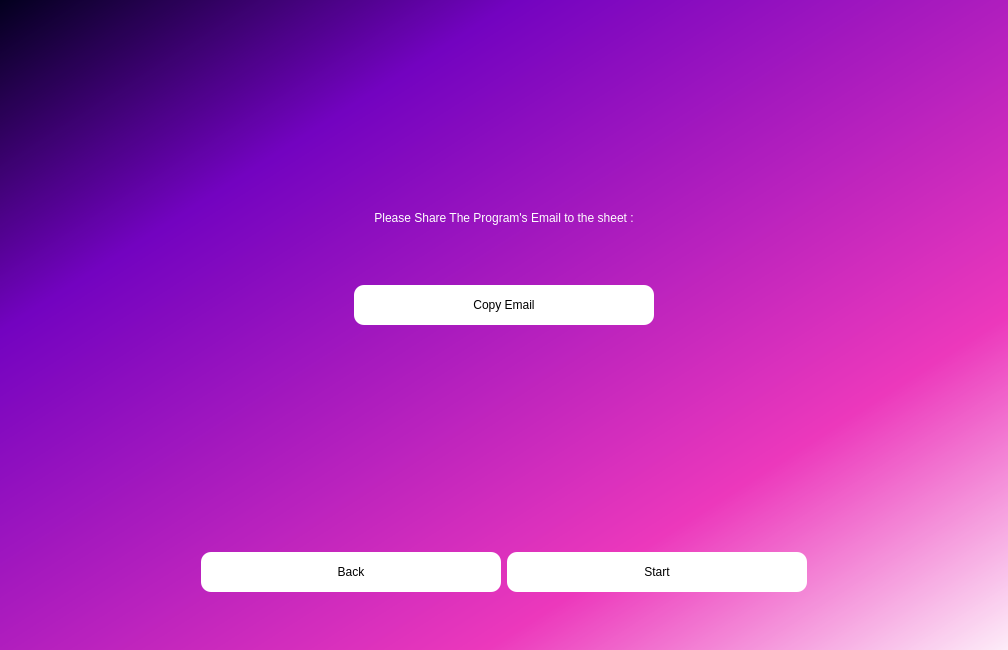
<?xml version="1.0" encoding="UTF-8"?>
<ui version="4.0">
 <class>MainWindow</class>
 <widget class="QMainWindow" name="MainWindow">
  <property name="geometry">
   <rect>
    <x>0</x>
    <y>0</y>
    <width>1008</width>
    <height>650</height>
   </rect>
  </property>
  <property name="windowTitle">
   <string>MainWindow</string>
  </property>
  <widget class="QWidget" name="centralwidget">
   <property name="styleSheet">
    <string notr="true">QWidget#centralwidget{
background: qlineargradient(spread:pad, x1:0, y1:0, x2:1, y2:1, stop:0 rgba(3, 0, 30, 255), stop:0.255682 rgba(115, 3, 192, 255), stop:0.738636 rgba(236, 56, 188, 255), stop:1 rgba(253, 239, 249, 255));
}
</string>
   </property>
   <layout class="QGridLayout" name="gridLayout">
    <item row="0" column="0">
     <widget class="QStackedWidget" name="stackedWidget">
      <property name="styleSheet">
       <string notr="true">background: transparent;</string>
      </property>
      <property name="currentIndex">
       <number>2</number>
      </property>
      <widget class="QWidget" name="MainPage">
       <layout class="QGridLayout" name="gridLayout_4">
        <item row="0" column="0">
         <layout class="QVBoxLayout" name="InputsLayout">
          <property name="spacing">
           <number>30</number>
          </property>
          <property name="leftMargin">
           <number>100</number>
          </property>
          <property name="rightMargin">
           <number>100</number>
          </property>
          <property name="bottomMargin">
           <number>30</number>
          </property>
          <item>
           <spacer name="Spacer">
            <property name="orientation">
             <enum>Qt::Vertical</enum>
            </property>
            <property name="sizeHint" stdset="0">
             <size>
              <width>20</width>
              <height>40</height>
             </size>
            </property>
           </spacer>
          </item>
          <item>
           <layout class="QHBoxLayout" name="SheetLayout">
            <property name="spacing">
             <number>0</number>
            </property>
            <item>
             <widget class="QLabel" name="SheetLabel">
              <property name="styleSheet">
               <string notr="true">color: rgb(255, 255, 255);
background: transparent;
font: 87 14pt &quot;Segoe UI Black&quot;;</string>
              </property>
              <property name="text">
               <string>Sheet :</string>
              </property>
             </widget>
            </item>
            <item>
             <widget class="QLineEdit" name="Sheet">
              <property name="sizePolicy">
               <sizepolicy hsizetype="Minimum" vsizetype="Fixed">
                <horstretch>0</horstretch>
                <verstretch>0</verstretch>
               </sizepolicy>
              </property>
              <property name="minimumSize">
               <size>
                <width>300</width>
                <height>35</height>
               </size>
              </property>
              <property name="maximumSize">
               <size>
                <width>16777215</width>
                <height>16777215</height>
               </size>
              </property>
              <property name="styleSheet">
               <string notr="true">border: 1px solid white;
border-radius: 10px;
color: white;
font: 15pt &quot;Tw Cen MT Condensed Extra Bold&quot;;
background: transparent;</string>
              </property>
              <property name="alignment">
               <set>Qt::AlignCenter</set>
              </property>
              <property name="placeholderText">
               <string>...</string>
              </property>
             </widget>
            </item>
           </layout>
          </item>
          <item>
           <layout class="QHBoxLayout" name="WorksheetLayout">
            <property name="spacing">
             <number>0</number>
            </property>
            <item>
             <widget class="QLabel" name="WorksheetLabel">
              <property name="styleSheet">
               <string notr="true">color: rgb(255, 255, 255);
background: transparent;
font: 87 14pt &quot;Segoe UI Black&quot;;</string>
              </property>
              <property name="text">
               <string>Worksheet :</string>
              </property>
             </widget>
            </item>
            <item>
             <widget class="QLineEdit" name="Worksheet">
              <property name="sizePolicy">
               <sizepolicy hsizetype="Minimum" vsizetype="Fixed">
                <horstretch>0</horstretch>
                <verstretch>0</verstretch>
               </sizepolicy>
              </property>
              <property name="minimumSize">
               <size>
                <width>300</width>
                <height>35</height>
               </size>
              </property>
              <property name="maximumSize">
               <size>
                <width>16777215</width>
                <height>16777215</height>
               </size>
              </property>
              <property name="styleSheet">
               <string notr="true">border: 1px solid white;
border-radius: 10px;
color: white;
font: 15pt &quot;Tw Cen MT Condensed Extra Bold&quot;;
background: transparent;</string>
              </property>
              <property name="alignment">
               <set>Qt::AlignCenter</set>
              </property>
              <property name="placeholderText">
               <string>...</string>
              </property>
             </widget>
            </item>
           </layout>
          </item>
          <item>
           <layout class="QHBoxLayout" name="StartFromRowLayout">
            <property name="spacing">
             <number>0</number>
            </property>
            <item>
             <widget class="QLabel" name="StartFromRowLabel">
              <property name="styleSheet">
               <string notr="true">color: rgb(255, 255, 255);
background: transparent;
font: 87 14pt &quot;Segoe UI Black&quot;;</string>
              </property>
              <property name="text">
               <string>Start From Row :</string>
              </property>
             </widget>
            </item>
            <item>
             <widget class="QLineEdit" name="StartFromRow">
              <property name="sizePolicy">
               <sizepolicy hsizetype="Minimum" vsizetype="Fixed">
                <horstretch>0</horstretch>
                <verstretch>0</verstretch>
               </sizepolicy>
              </property>
              <property name="minimumSize">
               <size>
                <width>300</width>
                <height>35</height>
               </size>
              </property>
              <property name="maximumSize">
               <size>
                <width>16777215</width>
                <height>16777215</height>
               </size>
              </property>
              <property name="styleSheet">
               <string notr="true">border: 1px solid white;
border-radius: 10px;
color: white;
font: 15pt &quot;Tw Cen MT Condensed Extra Bold&quot;;
background: transparent;</string>
              </property>
              <property name="alignment">
               <set>Qt::AlignCenter</set>
              </property>
              <property name="placeholderText">
               <string>...</string>
              </property>
             </widget>
            </item>
           </layout>
          </item>
          <item>
           <spacer name="Spacer_2">
            <property name="orientation">
             <enum>Qt::Vertical</enum>
            </property>
            <property name="sizeHint" stdset="0">
             <size>
              <width>20</width>
              <height>40</height>
             </size>
            </property>
           </spacer>
          </item>
         </layout>
        </item>
        <item row="1" column="0">
         <layout class="QHBoxLayout" name="NextToChromeProfilesLayout">
          <property name="bottomMargin">
           <number>40</number>
          </property>
          <item>
           <spacer name="Spacer_3">
            <property name="orientation">
             <enum>Qt::Horizontal</enum>
            </property>
            <property name="sizeHint" stdset="0">
             <size>
              <width>40</width>
              <height>20</height>
             </size>
            </property>
           </spacer>
          </item>
          <item>
           <layout class="QVBoxLayout" name="NextToChromeProfilesButtonLayout">
            <item>
             <widget class="QPushButton" name="HowDoesItWorkButton">
              <property name="cursor">
               <cursorShape>PointingHandCursor</cursorShape>
              </property>
              <property name="styleSheet">
               <string notr="true">color:rgb(0, 0, 255);
font: 9pt &quot;MS Sans Serif&quot;;
text-decoration: underline;</string>
              </property>
              <property name="text">
               <string>How does it work ?</string>
              </property>
             </widget>
            </item>
            <item>
             <widget class="QPushButton" name="NextToChromeProfilesPageButton">
              <property name="minimumSize">
               <size>
                <width>300</width>
                <height>40</height>
               </size>
              </property>
              <property name="cursor">
               <cursorShape>PointingHandCursor</cursorShape>
              </property>
              <property name="styleSheet">
               <string notr="true">QPushButton#NextToChromeProfilesPageButton{
	border: none;
	background-color: #fff;
	border-radius: 10px;
	color: #000
}
QPushButton#NextToChromeProfilesPageButton::hover{
	background-color: transparent;
	border: 1px solid #fff;
	color: #fff;
}</string>
              </property>
              <property name="text">
               <string>Next</string>
              </property>
             </widget>
            </item>
           </layout>
          </item>
          <item>
           <spacer name="Spacer_4">
            <property name="orientation">
             <enum>Qt::Horizontal</enum>
            </property>
            <property name="sizeHint" stdset="0">
             <size>
              <width>40</width>
              <height>20</height>
             </size>
            </property>
           </spacer>
          </item>
         </layout>
        </item>
       </layout>
      </widget>
      <widget class="QWidget" name="ChromeProfilesPage">
       <layout class="QGridLayout" name="gridLayout_5">
        <item row="0" column="0">
         <spacer name="Spacer_15">
          <property name="orientation">
           <enum>Qt::Vertical</enum>
          </property>
          <property name="sizeHint" stdset="0">
           <size>
            <width>20</width>
            <height>22</height>
           </size>
          </property>
         </spacer>
        </item>
        <item row="1" column="0">
         <layout class="QVBoxLayout" name="ChromeProfileLayout">
          <property name="spacing">
           <number>50</number>
          </property>
          <property name="topMargin">
           <number>20</number>
          </property>
          <property name="bottomMargin">
           <number>20</number>
          </property>
          <item>
           <widget class="QLabel" name="ChromeProfileLabel">
            <property name="styleSheet">
             <string notr="true">color: rgb(255, 255, 255);
background: transparent;
font: 87 14pt &quot;Segoe UI Black&quot;;</string>
            </property>
            <property name="text">
             <string>Chrome Profile :</string>
            </property>
            <property name="alignment">
             <set>Qt::AlignCenter</set>
            </property>
           </widget>
          </item>
          <item>
           <widget class="QLineEdit" name="ChromeProfile">
            <property name="sizePolicy">
             <sizepolicy hsizetype="Minimum" vsizetype="Fixed">
              <horstretch>0</horstretch>
              <verstretch>0</verstretch>
             </sizepolicy>
            </property>
            <property name="minimumSize">
             <size>
              <width>300</width>
              <height>35</height>
             </size>
            </property>
            <property name="maximumSize">
             <size>
              <width>16777215</width>
              <height>16777215</height>
             </size>
            </property>
            <property name="styleSheet">
             <string notr="true">border: 1px solid white;
border-radius: 10px;
color: white;
font: 15pt &quot;Tw Cen MT Condensed Extra Bold&quot;;
background: transparent;</string>
            </property>
            <property name="alignment">
             <set>Qt::AlignCenter</set>
            </property>
            <property name="placeholderText">
             <string>...</string>
            </property>
           </widget>
          </item>
          <item>
           <layout class="QHBoxLayout" name="OpenChromeProfileButtonLayout">
            <item>
             <spacer name="Spacer_17">
              <property name="orientation">
               <enum>Qt::Horizontal</enum>
              </property>
              <property name="sizeHint" stdset="0">
               <size>
                <width>138</width>
                <height>34</height>
               </size>
              </property>
             </spacer>
            </item>
            <item>
             <widget class="QPushButton" name="OpenChromeProfileButton">
              <property name="minimumSize">
               <size>
                <width>300</width>
                <height>40</height>
               </size>
              </property>
              <property name="maximumSize">
               <size>
                <width>16777215</width>
                <height>16777215</height>
               </size>
              </property>
              <property name="cursor">
               <cursorShape>PointingHandCursor</cursorShape>
              </property>
              <property name="styleSheet">
               <string notr="true">QPushButton#OpenChromeProfileButton{
	border: none;
	background-color: #fff;
	border-radius: 10px;
	color: #000
}
QPushButton#OpenChromeProfileButton::hover{
	background-color: transparent;
	border: 1px solid #fff;
	color: #fff;
}</string>
              </property>
              <property name="text">
               <string>Open Chrome Profile</string>
              </property>
             </widget>
            </item>
            <item>
             <spacer name="Spacer_18">
              <property name="orientation">
               <enum>Qt::Horizontal</enum>
              </property>
              <property name="sizeHint" stdset="0">
               <size>
                <width>138</width>
                <height>34</height>
               </size>
              </property>
             </spacer>
            </item>
           </layout>
          </item>
         </layout>
        </item>
        <item row="2" column="0">
         <spacer name="Spacer_16">
          <property name="orientation">
           <enum>Qt::Vertical</enum>
          </property>
          <property name="sizeHint" stdset="0">
           <size>
            <width>20</width>
            <height>254</height>
           </size>
          </property>
         </spacer>
        </item>
        <item row="3" column="0">
         <layout class="QHBoxLayout" name="NextToShareLayout">
          <property name="bottomMargin">
           <number>40</number>
          </property>
          <item>
           <spacer name="Spacer_5">
            <property name="orientation">
             <enum>Qt::Horizontal</enum>
            </property>
            <property name="sizeHint" stdset="0">
             <size>
              <width>40</width>
              <height>20</height>
             </size>
            </property>
           </spacer>
          </item>
          <item>
           <widget class="QPushButton" name="BackToMainPageButton">
            <property name="minimumSize">
             <size>
              <width>300</width>
              <height>40</height>
             </size>
            </property>
            <property name="cursor">
             <cursorShape>PointingHandCursor</cursorShape>
            </property>
            <property name="styleSheet">
             <string notr="true">QPushButton#BackToMainPageButton{
	border: none;
	background-color: #fff;
	border-radius: 10px;
	color: #000
}
QPushButton#BackToMainPageButton::hover{
	background-color: transparent;
	border: 1px solid #fff;
	color: #fff;
}</string>
            </property>
            <property name="text">
             <string>Back</string>
            </property>
           </widget>
          </item>
          <item>
           <widget class="QPushButton" name="NextToSharePageButton">
            <property name="minimumSize">
             <size>
              <width>300</width>
              <height>40</height>
             </size>
            </property>
            <property name="cursor">
             <cursorShape>PointingHandCursor</cursorShape>
            </property>
            <property name="styleSheet">
             <string notr="true">QPushButton#NextToSharePageButton{
	border: none;
	background-color: #fff;
	border-radius: 10px;
	color: #000
}
QPushButton#NextToSharePageButton::hover{
	background-color: transparent;
	border: 1px solid #fff;
	color: #fff;
}</string>
            </property>
            <property name="text">
             <string>Next</string>
            </property>
           </widget>
          </item>
          <item>
           <spacer name="Spacer_6">
            <property name="orientation">
             <enum>Qt::Horizontal</enum>
            </property>
            <property name="sizeHint" stdset="0">
             <size>
              <width>40</width>
              <height>20</height>
             </size>
            </property>
           </spacer>
          </item>
         </layout>
        </item>
       </layout>
      </widget>
      <widget class="QWidget" name="ShareEmailPage">
       <layout class="QGridLayout" name="gridLayout_3">
        <item row="0" column="0">
         <spacer name="Spacer_8">
          <property name="orientation">
           <enum>Qt::Vertical</enum>
          </property>
          <property name="sizeHint" stdset="0">
           <size>
            <width>20</width>
            <height>40</height>
           </size>
          </property>
         </spacer>
        </item>
        <item row="1" column="0">
         <layout class="QVBoxLayout" name="ShareEmailLayout">
          <property name="spacing">
           <number>60</number>
          </property>
          <item>
           <widget class="QLabel" name="ShareEmailLabel">
            <property name="styleSheet">
             <string notr="true">color: rgb(255, 255, 255);
background: transparent;
font: 87 14pt &quot;Segoe UI Black&quot;;</string>
            </property>
            <property name="text">
             <string>Please Share The Program's Email to the sheet :</string>
            </property>
            <property name="alignment">
             <set>Qt::AlignCenter</set>
            </property>
           </widget>
          </item>
          <item>
           <layout class="QHBoxLayout" name="CopyEmailButtonLayout">
            <item>
             <spacer name="Spacer_19">
              <property name="orientation">
               <enum>Qt::Horizontal</enum>
              </property>
              <property name="sizeHint" stdset="0">
               <size>
                <width>37</width>
                <height>37</height>
               </size>
              </property>
             </spacer>
            </item>
            <item>
             <layout class="QVBoxLayout" name="EmailCopiedSuccessfullyLayout">
              <property name="spacing">
               <number>15</number>
              </property>
              <item>
               <widget class="QPushButton" name="CopyEmailButton">
                <property name="minimumSize">
                 <size>
                  <width>300</width>
                  <height>40</height>
                 </size>
                </property>
                <property name="maximumSize">
                 <size>
                  <width>16777215</width>
                  <height>16777215</height>
                 </size>
                </property>
                <property name="cursor">
                 <cursorShape>PointingHandCursor</cursorShape>
                </property>
                <property name="styleSheet">
                 <string notr="true">QPushButton#CopyEmailButton{
	border: none;
	background-color: #fff;
	border-radius: 10px;
	color: #000
}
QPushButton#CopyEmailButton::hover{
	background-color: transparent;
	border: 1px solid #fff;
	color: #fff;
}</string>
                </property>
                <property name="text">
                 <string>Copy Email</string>
                </property>
               </widget>
              </item>
              <item>
               <widget class="QLabel" name="EmailCopiedSuccessfullyLabel">
                <property name="styleSheet">
                 <string notr="true">color: rgb(255, 255, 255);
background: transparent;
font: 87 11pt &quot;Segoe UI Black&quot;;</string>
                </property>
                <property name="text">
                 <string/>
                </property>
                <property name="alignment">
                 <set>Qt::AlignCenter</set>
                </property>
               </widget>
              </item>
             </layout>
            </item>
            <item>
             <spacer name="Spacer_20">
              <property name="orientation">
               <enum>Qt::Horizontal</enum>
              </property>
              <property name="sizeHint" stdset="0">
               <size>
                <width>37</width>
                <height>37</height>
               </size>
              </property>
             </spacer>
            </item>
           </layout>
          </item>
         </layout>
        </item>
        <item row="2" column="0">
         <spacer name="Spacer_7">
          <property name="orientation">
           <enum>Qt::Vertical</enum>
          </property>
          <property name="sizeHint" stdset="0">
           <size>
            <width>20</width>
            <height>40</height>
           </size>
          </property>
         </spacer>
        </item>
        <item row="3" column="0">
         <layout class="QHBoxLayout" name="StartLayout">
          <property name="bottomMargin">
           <number>40</number>
          </property>
          <item>
           <spacer name="Spacer_10">
            <property name="orientation">
             <enum>Qt::Horizontal</enum>
            </property>
            <property name="sizeHint" stdset="0">
             <size>
              <width>40</width>
              <height>20</height>
             </size>
            </property>
           </spacer>
          </item>
          <item>
           <widget class="QPushButton" name="BackToMesaagePageButton">
            <property name="minimumSize">
             <size>
              <width>300</width>
              <height>40</height>
             </size>
            </property>
            <property name="cursor">
             <cursorShape>PointingHandCursor</cursorShape>
            </property>
            <property name="styleSheet">
             <string notr="true">QPushButton#BackToMesaagePageButton{
	border: none;
	background-color: #fff;
	border-radius: 10px;
	color: #000
}
QPushButton#BackToMesaagePageButton::hover{
	background-color: transparent;
	border: 1px solid #fff;
	color: #fff;
}</string>
            </property>
            <property name="text">
             <string>Back</string>
            </property>
           </widget>
          </item>
          <item>
           <widget class="QPushButton" name="StartButton">
            <property name="minimumSize">
             <size>
              <width>300</width>
              <height>40</height>
             </size>
            </property>
            <property name="cursor">
             <cursorShape>PointingHandCursor</cursorShape>
            </property>
            <property name="styleSheet">
             <string notr="true">QPushButton#StartButton{
	border: none;
	background-color: #fff;
	border-radius: 10px;
	color: #000
}
QPushButton#StartButton::hover{
	background-color: transparent;
	border: 1px solid #fff;
	color: #fff;
}</string>
            </property>
            <property name="text">
             <string>Start</string>
            </property>
           </widget>
          </item>
          <item>
           <spacer name="Spacer_9">
            <property name="orientation">
             <enum>Qt::Horizontal</enum>
            </property>
            <property name="sizeHint" stdset="0">
             <size>
              <width>40</width>
              <height>20</height>
             </size>
            </property>
           </spacer>
          </item>
         </layout>
        </item>
       </layout>
      </widget>
      <widget class="QWidget" name="StatusPage">
       <layout class="QGridLayout" name="gridLayout_2">
        <item row="4" column="0">
         <layout class="QHBoxLayout" name="BackButtonLayout">
          <property name="bottomMargin">
           <number>40</number>
          </property>
          <item>
           <spacer name="Spacer_11">
            <property name="orientation">
             <enum>Qt::Horizontal</enum>
            </property>
            <property name="sizeHint" stdset="0">
             <size>
              <width>40</width>
              <height>20</height>
             </size>
            </property>
           </spacer>
          </item>
          <item>
           <widget class="QPushButton" name="BackButton">
            <property name="minimumSize">
             <size>
              <width>300</width>
              <height>40</height>
             </size>
            </property>
            <property name="cursor">
             <cursorShape>PointingHandCursor</cursorShape>
            </property>
            <property name="styleSheet">
             <string notr="true">QPushButton#BackButton{
	border: none;
	background-color: #fff;
	border-radius: 10px;
	color: #000
}
QPushButton#BackButton::hover{
	background-color: transparent;
	border: 1px solid #fff;
	color: #fff;
}</string>
            </property>
            <property name="text">
             <string>Back</string>
            </property>
           </widget>
          </item>
          <item>
           <spacer name="Spacer_12">
            <property name="orientation">
             <enum>Qt::Horizontal</enum>
            </property>
            <property name="sizeHint" stdset="0">
             <size>
              <width>40</width>
              <height>20</height>
             </size>
            </property>
           </spacer>
          </item>
         </layout>
        </item>
        <item row="0" column="0">
         <spacer name="Spacer_13">
          <property name="orientation">
           <enum>Qt::Vertical</enum>
          </property>
          <property name="sizeHint" stdset="0">
           <size>
            <width>20</width>
            <height>40</height>
           </size>
          </property>
         </spacer>
        </item>
        <item row="1" column="0">
         <layout class="QVBoxLayout" name="StatusLayout">
          <property name="spacing">
           <number>30</number>
          </property>
          <item>
           <widget class="QLabel" name="WorkingLabel">
            <property name="styleSheet">
             <string notr="true">color: rgb(255, 255, 255);
background: transparent;
font: 87 14pt &quot;Segoe UI Black&quot;;</string>
            </property>
            <property name="text">
             <string>Working ...</string>
            </property>
            <property name="alignment">
             <set>Qt::AlignCenter</set>
            </property>
           </widget>
          </item>
          <item>
           <widget class="QLabel" name="SheetStatusLabel">
            <property name="styleSheet">
             <string notr="true">color: rgb(255, 255, 255);
background: transparent;
font: 87 14pt &quot;Segoe UI Black&quot;;</string>
            </property>
            <property name="text">
             <string>Sheet :</string>
            </property>
            <property name="alignment">
             <set>Qt::AlignCenter</set>
            </property>
           </widget>
          </item>
          <item>
           <widget class="QLabel" name="WorksheetStatusLabel">
            <property name="styleSheet">
             <string notr="true">color: rgb(255, 255, 255);
background: transparent;
font: 87 14pt &quot;Segoe UI Black&quot;;</string>
            </property>
            <property name="text">
             <string>Worksheet :</string>
            </property>
            <property name="alignment">
             <set>Qt::AlignCenter</set>
            </property>
           </widget>
          </item>
          <item>
           <widget class="QLabel" name="StartFromRowStatusLabel">
            <property name="styleSheet">
             <string notr="true">color: rgb(255, 255, 255);
background: transparent;
font: 87 14pt &quot;Segoe UI Black&quot;;</string>
            </property>
            <property name="text">
             <string>Start From Row :</string>
            </property>
            <property name="alignment">
             <set>Qt::AlignCenter</set>
            </property>
           </widget>
          </item>
          <item>
           <widget class="QLabel" name="VideosFinishedStatusLabel">
            <property name="styleSheet">
             <string notr="true">color: rgb(255, 255, 255);
background: transparent;
font: 87 14pt &quot;Segoe UI Black&quot;;</string>
            </property>
            <property name="text">
             <string>Videos Finished :</string>
            </property>
            <property name="alignment">
             <set>Qt::AlignCenter</set>
            </property>
           </widget>
          </item>
         </layout>
        </item>
        <item row="3" column="0">
         <spacer name="Spacer_14">
          <property name="orientation">
           <enum>Qt::Vertical</enum>
          </property>
          <property name="sizeHint" stdset="0">
           <size>
            <width>20</width>
            <height>40</height>
           </size>
          </property>
         </spacer>
        </item>
       </layout>
      </widget>
     </widget>
    </item>
   </layout>
  </widget>
 </widget>
 <resources/>
 <connections/>
</ui>
